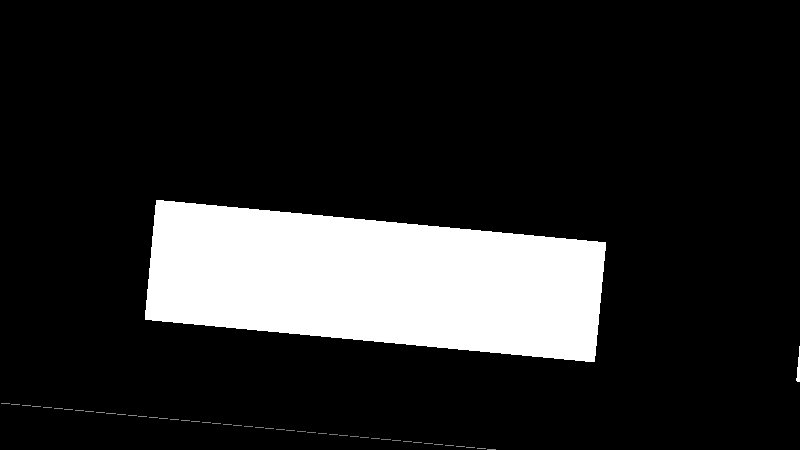
#> input picture Images_Dataset/PlasticBottles_Garbage/masks/img_001_aug0.png, 800 x 450 px, given in place of img_001_aug0.jpg, which was not available
$ python mask-to-bounding-box.py
#> lines starting #> are read from the running program, lines starting #| are printed output that depends on the picture; after the words box and inside, x2 and y2 are one past the last pixel; in counts of white or black regions, pixels touching at a corner belong together; pictures that were not available may be replaced by others from this repository, and a replacement may not be noted
import cv2
import os
import numpy as np

# ============================
# CONFIG
# ============================
IMAGE_DIR = "C:\\Users\\divyj\\Desktop\\hackathons\\hackVeda iilm\\Images_Dataset\\PlasticBottles_Garbage\\images"
MASK_DIR = "C:\\Users\\divyj\\Desktop\\hackathons\\hackVeda iilm\\Images_Dataset\\PlasticBottles_Garbage\\masks"
LABEL_DIR = "C:\\Users\\divyj\\Desktop\\hackathons\\hackVeda iilm\\Images_Dataset\\PlasticBottles_Garbage\\labels"

CLASS_ID = 0  # single class
MIN_AREA = 100  # ignore very small noise

# Create labels folder if not exists
os.makedirs(LABEL_DIR, exist_ok=True)


def mask_to_yolo(mask_path, image_path, label_path):
    # Load image and mask
    image = cv2.imread(image_path)
    mask = cv2.imread(mask_path, cv2.IMREAD_GRAYSCALE)

    if image is None or mask is None:
        print(f"Skipping {mask_path} (missing image or mask)")
        return

    h, w = image.shape[:2]

    # Ensure binary mask
    _, binary_mask = cv2.threshold(mask, 1, 255, cv2.THRESH_BINARY)

    # Find contours (each contour = one object)
    contours, _ = cv2.findContours(
        binary_mask, cv2.RETR_EXTERNAL, cv2.CHAIN_APPROX_SIMPLE
    )

    yolo_lines = []

    for cnt in contours:
        area = cv2.contourArea(cnt)
        if area < MIN_AREA:
            continue  # remove noise

        x, y, bw, bh = cv2.boundingRect(cnt)

        # Convert to YOLO format (normalized)
        x_center = (x + bw / 2) / w
        y_center = (y + bh / 2) / h
        bw /= w
        bh /= h

        yolo_lines.append(
            f"{CLASS_ID} {x_center:.6f} {y_center:.6f} {bw:.6f} {bh:.6f}"
        )

    # Save label file
    with open(label_path, "w") as f:
        f.write("\n".join(yolo_lines))


# ============================
# PROCESS ALL MASKS
# ============================
mask_files = sorted(os.listdir(MASK_DIR))

for mask_file in mask_files:
    mask_path = os.path.join(MASK_DIR, mask_file)

    name, _ = os.path.splitext(mask_file)

    # Match image file (jpg/png/jpeg)
    image_path = None
    for ext in [".jpg", ".png", ".jpeg"]:
        candidate = os.path.join(IMAGE_DIR, name + ext)
        if os.path.exists(candidate):
            image_path = candidate
            break

    if image_path is None:
        print(f"No matching image for mask: {mask_file}")
        continue

    label_path = os.path.join(LABEL_DIR, name + ".txt")

    mask_to_yolo(mask_path, image_path, label_path)
#> in mask_to_yolo, image is the input picture: shape (450, 800, 3); min 0, max 255, mean 38.9
#> in mask_to_yolo, `_, binary_mask = cv2.threshold(mask, 1, 255, cv2.THRESH_BINARY)`:
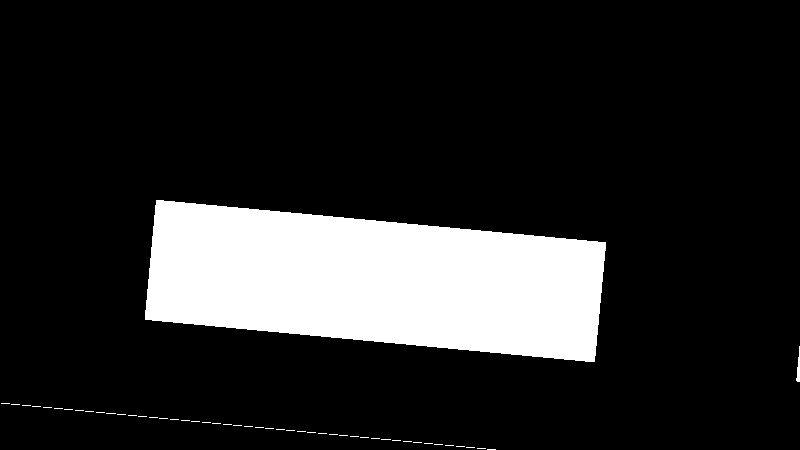
#> binary_mask: shape (450, 800); 15.3% white; 49 white regions (47 under 20 px)
#> in mask_to_yolo, `contours, _ = cv2.findContours( binary_mask, cv2.RETR_EXTERNAL, cv2.CH..`: contours = 49 contours, 47 with area under 20; largest, box (x1, y1, x2, y2) and area: (145, 200, 606, 362) 53993, (796, 346, 800, 382) 42
#> the loop in mask_to_yolo, `for cnt in contours:` made 49 passes
#> area on pass 48: 42
#> (area, x, y, bw, bh, x_center, y_center) on pass 49: (53993, 145, 200, 0.576, 0.36, 0.469, 0.624)
#> after the loop in mask_to_yolo, `for cnt in contours:`: yolo_lines = ['0 0.469375 0.624444 0.576250 0.360000']

print("✅ Conversion completed!")

$ run again, on Images_Dataset/PlasticBottles_Garbage/masks/img_0120_aug5.png
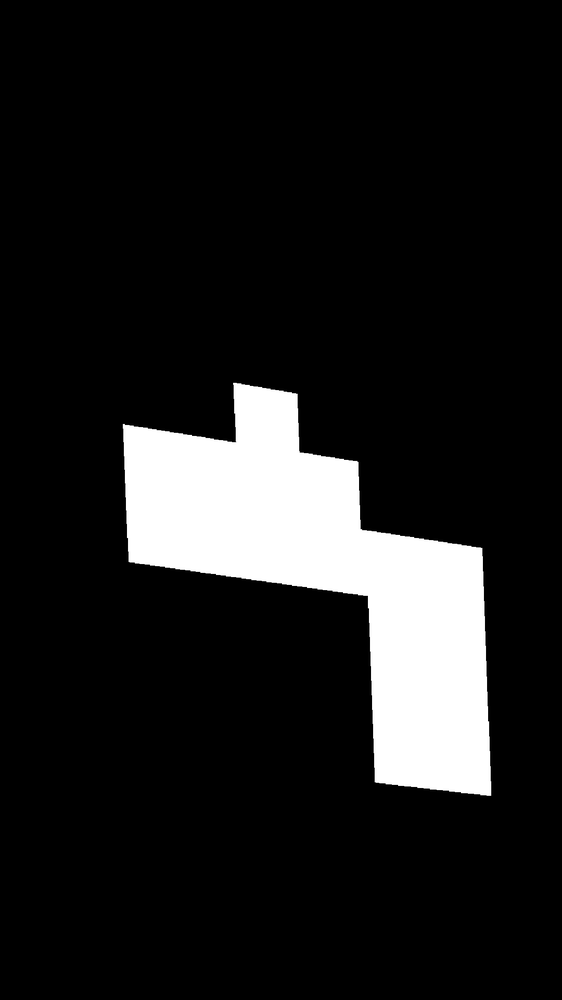
#> input picture Images_Dataset/PlasticBottles_Garbage/masks/img_0120_aug5.png, 562 x 1000 px, shrunk from 1080 x 1920 before the run, given in place of img_0120_aug5.jpg, which was not available
#> in mask_to_yolo, image is the input picture: shape (1000, 562, 3); min 0, max 255, mean 29.4
#> in mask_to_yolo, `_, binary_mask = cv2.threshold(mask, 1, 255, cv2.THRESH_BINARY)`:
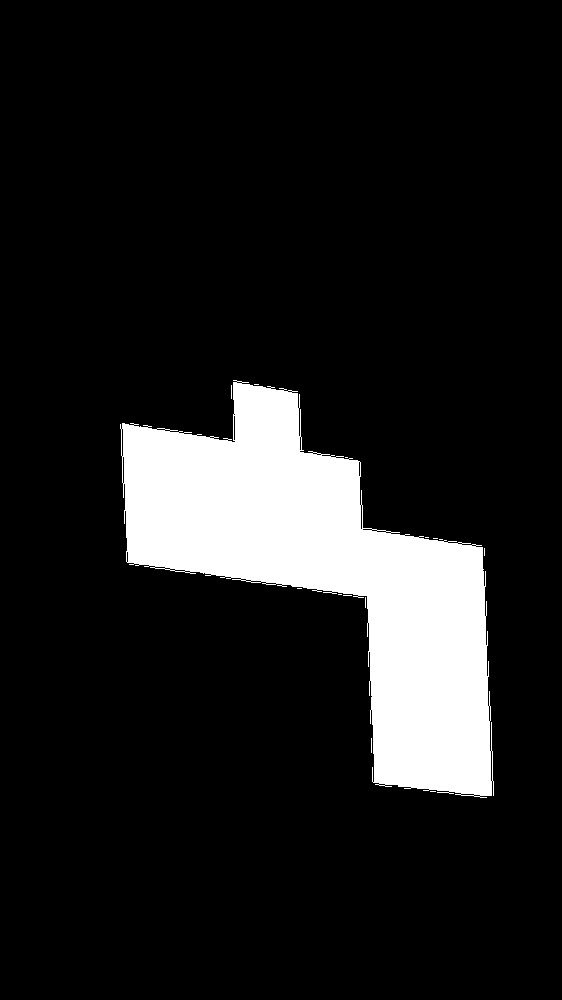
#> binary_mask: shape (1000, 562); 11.9% white; 14 white regions (13 under 20 px)
#> contours = 14 contours, 13 with area under 20; largest, box (x1, y1, x2, y2) and area: (120, 380, 494, 798) 65740
#> the loop in mask_to_yolo, `for cnt in contours:` made 14 passes
#> (area, x, y, bw, bh, x_center, y_center) on pass 14: (65739.5, 120, 380, 0.665, 0.418, 0.546, 0.589)
#> after the loop in mask_to_yolo, `for cnt in contours:`: yolo_lines = ['0 0.546263 0.589000 0.665480 0.418000']

$ run again, on Images_Dataset/PlasticBottles_Garbage/masks/img_0128_aug2.png
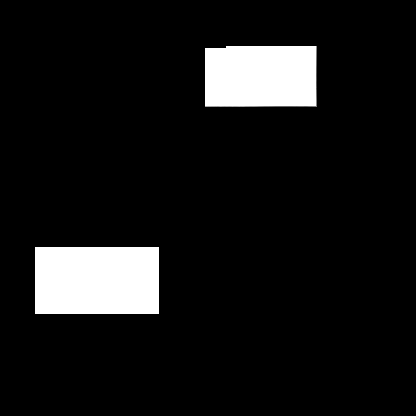
#> input picture Images_Dataset/PlasticBottles_Garbage/masks/img_0128_aug2.png, 416 x 416 px, given in place of img_0128_aug2.jpg, which was not available
#> in mask_to_yolo, image is the input picture: shape (416, 416, 3); min 0, max 255, mean 22.1
#> in mask_to_yolo, `_, binary_mask = cv2.threshold(mask, 1, 255, cv2.THRESH_BINARY)`:
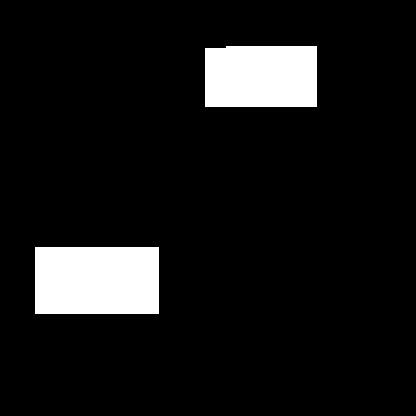
#> binary_mask: shape (416, 416); 8.7% white; 2 white regions
#> contours = 2 contours; box (x1, y1, x2, y2) and area: (35, 247, 159, 314) 8118, (205, 46, 317, 107) 6618
#> the loop in mask_to_yolo, `for cnt in contours:` made 2 passes
#> (cnt, area, x, y, bw, bh, x_center, y_center) on pass 1: ([[35, 247], [35, 313], [158, 313], [158, 247]], 8118, 35, 247, 0.298, 0.161, 0.233, 0.674)
#> after the loop in mask_to_yolo, `for cnt in contours:`: yolo_lines = ['0 0.233173 0.674279 0.298077 0.161058', '0 0.627404 0.183894 0.269231 0.146635']
